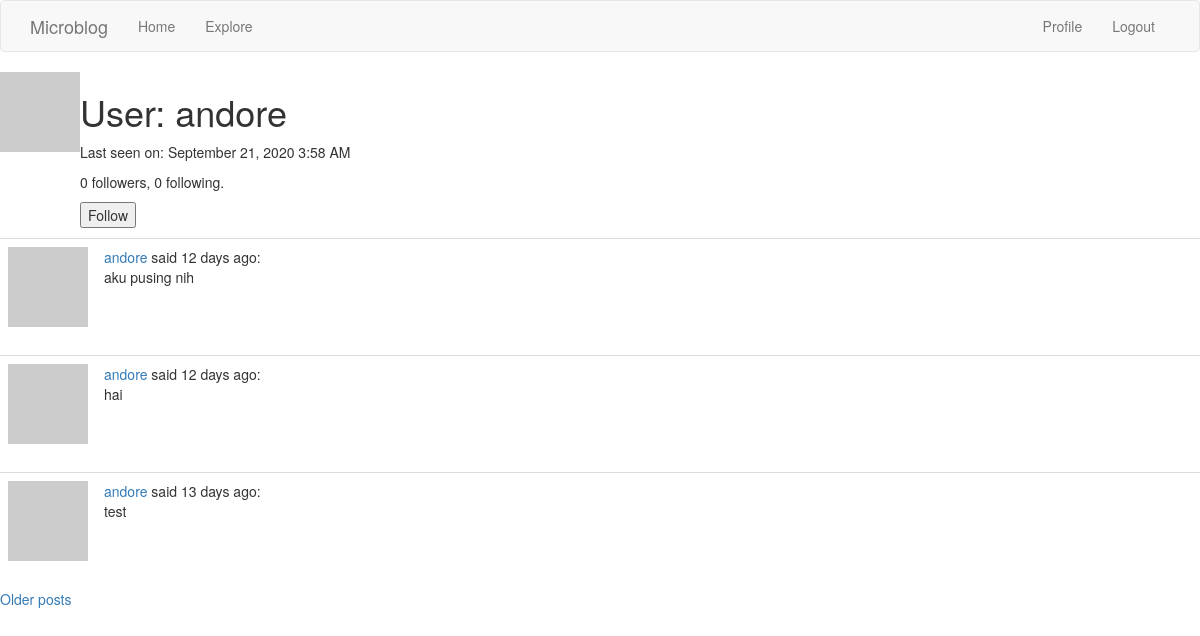
The page /user/andore (signed in) on the database its author committed.
### app/models.py (models this page shows, shortened)
class User(UserMixin, db.Model):
    id = db.Column(db.Integer, primary_key=True)
    username = db.Column(db.String(64), index=True, unique=True)
    email = db.Column(db.String(120), index=True, unique=True)
    password_hash = db.Column(db.String(128))
    about_me = db.Column(db.String(140))
    last_seen = db.Column(db.DateTime, default=datetime.utcnow)
    followed = db.relationship(
        'User', secondary=followers,
        primaryjoin=(followers.c.follower_id == id),
        secondaryjoin=(followers.c.followed_id == id),
        backref=db.backref('followers', lazy='dynamic'), lazy='dynamic')
    def avatar(self, size):
        digest = md5(self.email.lower().encode('utf-8')).hexdigest()
        return 'https://www.gravatar.com/avatar/{}?d=identicon&s={}'.format(
            digest, size)
    def is_following(self, user):
        return self.followed.filter(
            followers.c.followed_id == user.id).count() > 0
    def post_self(self):
        return Post.query.filter_by(user_id=self.id).order_by(Post.timestamp.desc())

class Post(db.Model):
    id = db.Column(db.Integer, primary_key=True)
    body = db.Column(db.String(140))
    timestamp = db.Column(db.DateTime, index=True, default=datetime.utcnow)
    user_id = db.Column(db.Integer, db.ForeignKey('user.id'))
    author = db.relationship('User', backref='author', lazy=True)

### app/routes.py (the view)
@app.route('/user/<username>')
@login_required
def user(username):
    user = User.query.filter_by(username=username).first_or_404()
    page = request.args.get('page', 1, type=int)
    posts = user.post_self().paginate(
        page, app.config['POSTS_PER_PAGE'], False)
    next_url = url_for('user', username=user.username, page=posts.next_num) \
        if posts.has_next else None
    prev_url = url_for('user', username=user.username, page=posts.prev_num) \
        if posts.has_prev else None
    form = EmptyForm()
    return render_template('user.html', user=user, posts=posts.items,
                           next_url=next_url, prev_url=prev_url, form=form)

### app/forms.py
class EmptyForm(FlaskForm):
    submit = SubmitField('Submit')

### app/forms.py (called while the page is built)
@login.user_loader
def load_user(id):
    return User.query.get(int(id))

### app/routes.py (called while the page is built)
@app.before_request
def before_request():
    if current_user.is_authenticated:
        current_user.last_seen = datetime.utcnow()
        db.session.commit()

### app/templates/user.html (shortened to what this page needs)
{% extends "base.html" %}
{% block content %}
    <table>
        <tr valign="top">
            <td><img src="{{ user.avatar(128) }}"></td>
            <td>
                <h1>User: {{ user.username }}</h1>
                {% if user.last_seen %}<p>Last seen on: {{ moment(user.last_seen).format('LLL') }}</p>{% endif %}
                <p>{{ user.followers.count() }} followers, {{ user.followed.count() }} following.</p>
                {% if user == current_user %}
                <p><a href="{{ url_for('edit_profile') }}">Edit your profile</a></p>
                {% elif not current_user.is_following(user) %}
                <p>
                    <form action="{{ url_for('follow', username=user.username) }}" method="post">
                        {{ form.submit(value='Follow') }}
                    </form>
                </p>
                {% endif %}
            </td>
        </tr>
    </table>
    {% for post in posts %}
        {% include '_post.html' %}
    {% endfor %}
    {% if next_url %}
    <a href="{{ next_url }}">Older posts</a>
    {% endif %}
{% endblock %}

### app/templates/_post.html
<table class="table table-hover">
    <tr>
        <td width="70px">
            <a href="{{ url_for('user', username=post.author.username) }}">
                <img src="{{ post.author.avatar(70) }}" />
            </a>
        </td>
        <td>
            <a href="{{ url_for('user', username=post.author.username) }}">
                {{ post.author.username }}
            </a>
            said {{ moment(post.timestamp).fromNow() }}:
            <br>
            {{ post.body }}
        </td>
    </tr>
</table>

### rows shown on the page
User: username "andore", last_seen "September 21, 2020 3:58 AM"
Post: author.username "andore", timestamp "12 days ago", body "aku pusing nih"
Post: author.username "andore", timestamp "12 days ago", body "hai"
Post: author.username "andore", timestamp "13 days ago", body "test"

### other values the page prints
{{ ('Home') }} "Home"
{{ ('Explore') }} "Explore"
{{ ('Profile') }} "Profile"
{{ ('Logout') }} "Logout"
{{ user.followers.count() }} "0"
{{ user.followed.count() }} "0"
